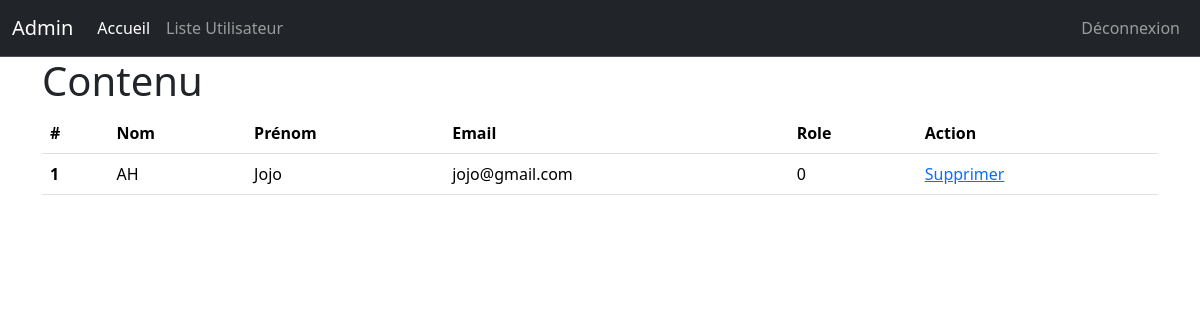
/php/list.php, run on an earlier commit of the app's database.
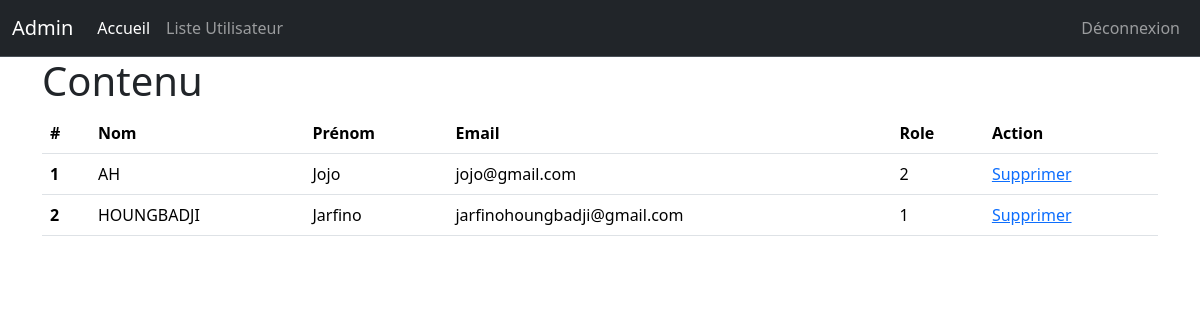
And on a later commit of the database.
### tables this page shows
CREATE TABLE `user` (
  `idUser` int(11) NOT NULL,
  `nom` varchar(100) NOT NULL,
  `prenom` varchar(100) NOT NULL,
  `email` varchar(100) NOT NULL,
  `password` varchar(100) NOT NULL,
  `role` int(3) NOT NULL
);

### php/list.php (the view, shortened to what this page needs)
<?php
    include 'header.inc.php';
    include 'menuadmin.php';
?>
<div class="container">
<h1>Contenu</h1>
<table class="table">
  <thead>
    <tr>
      <th scope="col">#</th>
      <th scope="col">Nom</th>
      <th scope="col">Prénom</th>
      <th scope="col">Email</th>
      <th scope="col">Role</th>
      <th scope="col">Action</th>
    </tr>
  </thead>
  <tbody>
  <?php
require_once("param.inc.php");
$mysqli = new mysqli($host, $login, $passwd, $dbname);
$i=1;
if ($stmt = $mysqli->prepare("SELECT * FROM user WHERE 1"))
{
  $stmt->execute();
  $result = $stmt->get_result();
  while($row = $result->fetch_assoc())
  {
    echo '<tr>';
    echo  '<th scope="row">'.$i.'</th>';
    echo'<td>'.$row['nom'].'</td>';
    echo'<td>'.$row['prenom'].'</td>';
    echo'<td>'.$row['email'].'</td>';
    echo'<td>'.$row['role'].'</td>';
   echo'<td><a href="delete.php?email='.$row['email'].'" >Supprimer</a></td>';
    echo '</tr>';
$i++;
}
}
?>
</tbody>
</table>
</div>
<?php
    include 'footer.inc.php';
?>

What changed in the data, as far as the page shows it:
changed user "AH": role "0" → "2"
added user: nom "HOUNGBADJI", prenom "Jarfino", email "jarfinohoungbadji@gmail.com", role "1"
